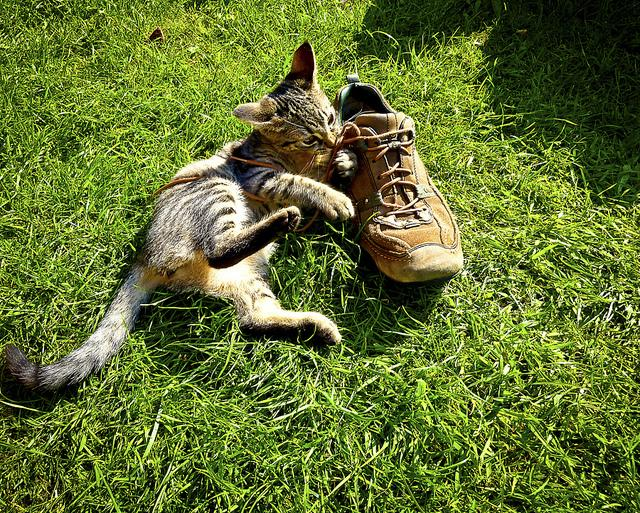
#> input picture ANet/network_tests/Image/000000000575.jpg, 640 x 513 px
$ python -i Utils.py   (imports and definitions only)
#> lines starting #> are read from the running program, lines starting #| are printed output that depends on the picture; after the words box and inside, x2 and y2 are one past the last pixel; in counts of white or black regions, pixels touching at a corner belong together
#> further down, picture is the input picture: shape (513, 640, 3); mean B, G, R 51.4, 113.3, 97.7
from __future__ import print_function

import cmath
import random

import cv2 as cv
import numpy as np
from skimage import morphology as morph
from skimage.measure import regionprops

# from Camouflage2 import PATCH_SIZE
THRESH_MINI = 220  # pixel value above which you want MAX VALUE
THRESH_MAX_VAL = 255  # pixel value above our THRESH_MIN will be converted to this value
MIN_SIZE = 2000


# [5 lines left out: function check_similarity_of_patches, not called in this run]


def converts_sRGBColor_to_RGB_Array(n):
    return n.rgb_r, n.rgb_g, n.rgb_b


def count_distance(p1, p2):
    squared_dist = np.sum((p1 - p2) ** 2, axis=0)
    return np.sqrt(squared_dist)


# [33 lines left out: functions count_covered_area, count_all_filled_pixels, count_circumference, count_circularity, not called in this run]


def normalize_gauss(value, mean, max):
    return ((value - mean) / max + 1) / 2


def gauss_normalize_parameters(parameter_lists):
    return np.mean(parameter_lists), np.amax(parameter_lists)


# https://link.springer.com/content/pdf/10.1007/s001380050101.pdf
def count_rectangularity(patch):
    x1, y1, w, h = cv.boundingRect(patch)
    return count_all_filled_pixels(patch) / (w * h)


def count_aspect_ration(patch):
    x1, y1, w, h = cv.boundingRect(patch)
    return w / h


def extract_crops(threshold, given_img):
    # Standard Canny Edge Detection Implementation
    canny_output = cv.Canny(given_img, threshold, threshold * 2)
    contours, hierarchy = cv.findContours(canny_output, cv.RETR_EXTERNAL, cv.CHAIN_APPROX_SIMPLE)
    contours_poly = [None] * len(contours)
    boundRect = [None] * len(contours)

    for i, c in enumerate(contours):
        contours_poly[i] = cv.approxPolyDP(c, 3, True)
        boundRect[i] = cv.boundingRect(contours_poly[i])

    return given_img[int(boundRect[i][1]):int(boundRect[i][1] + boundRect[i][3]),
           int(boundRect[i][0]):int(boundRect[i][0] + boundRect[i][2])]


# [13 lines left out: function generate_random_background, not called in this run]


def extract_enclose_objects(img):
    # plt.imshow(img)
    # plt.show()
    kernel = np.ones((3, 3), np.uint8)
    img_int = cv.dilate(cv.erode(img, kernel, iterations=1), kernel, iterations=1)
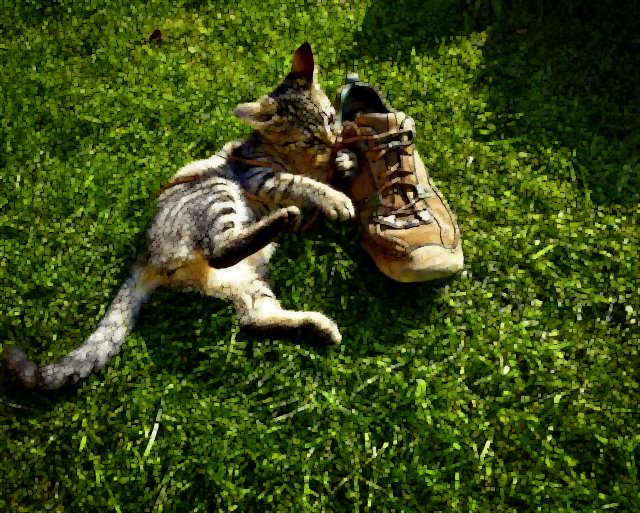
#> img_int: shape (513, 640, 3); mean B, G, R 18.7, 75, 59.4

    labeled = morph.label(img_int, connectivity=2)
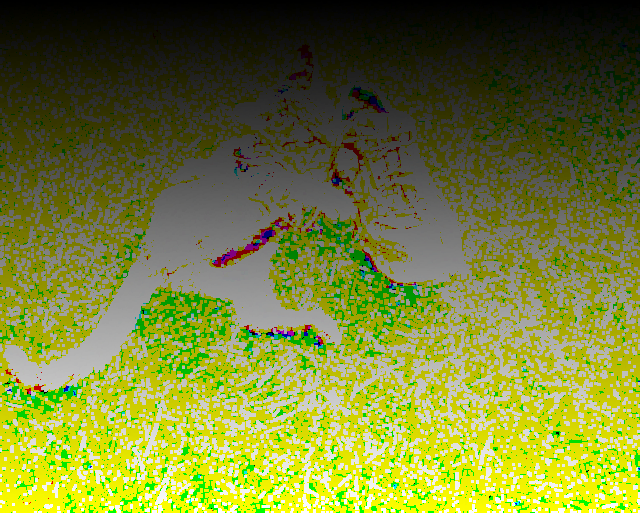
#> labeled: shape (513, 640, 3) int64; mean B, G, R 39024.1, 93986.7, 86962; drawn with min black and max white
    crops = []
    for i in np.unique(labeled)[1:]:
        im_obj = np.zeros(img_int.shape)
        im_obj[labeled == i] = 255
        crops.append(extract_crops(100, np.uint8(im_obj)))
#> this loop made 886 passes
#> contours in extract_crops on passes 1 to 3: [[[1, 0], [1, 1], [0, 2], [1, 2]]], [[[1, 0], [1, 1], [0, 2], [1, 2]]], [[[1, 0], [1, 1], [0, 2], [1, 2]]]
#> pass 1, in extract_crops, `canny_output = cv.Canny(given_img, threshold, threshold * 2)`:
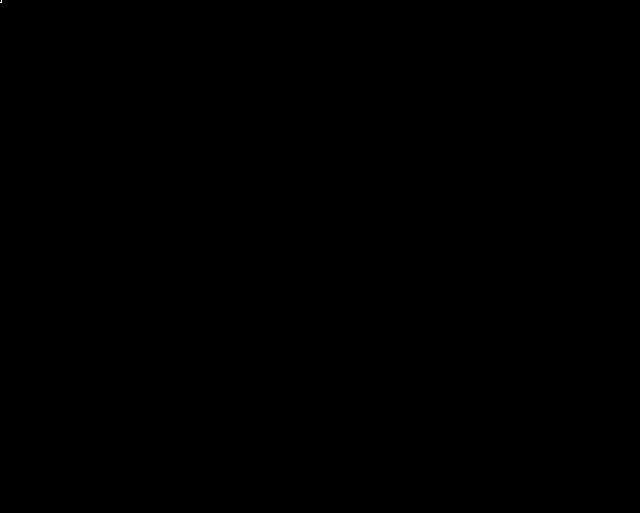
#> canny_output: shape (513, 640); 0% white in thin lines or dots, all inside (x1, y1, x2, y2) = (0, 0, 2, 3)
#> after the loop, crops = 885 items, first 6: [[255, 0, 0]], [[0, 255, 0]], [[0, 0, 255]], [[0, 0, 0]], [[0, 0, 0]], [[0, 0, 0]]

    return crops

    # src_gray = cv.blur(img, (3, 3))
    # th, im_th = cv.threshold(src_gray, THRESH_MINI, THRESH_MAX_VAL, cv.THRESH_BINARY_INV)
    #
    # # Noise and Character Removal
    # im_th = noise_removal(im_th)
    #
    # # filling
    # im_floodfill, im_floodfill_inv = filling(im_th)

    # # cv.imshow("Floodfilled Image", im_floodfill)
    # # cv.imshow("Inverted Floodfilled Image", im_floodfill_inv)
    #
    # # Creating Bounding boxes
    # Stop images from disappearing

>>> import cv2
>>> picture = cv2.imread('ANet/network_tests/Image/000000000575.jpg')
#> (the run stopped early here; a loop or call above may not have finished)

$ run again, on ANet/network_tests/Image/camourflage_00001.jpg
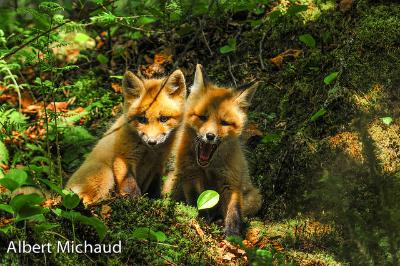
#> input picture ANet/network_tests/Image/camourflage_00001.jpg, 400 x 266 px
#> picture is the input picture: shape (266, 400, 3); mean B, G, R 31.5, 76.2, 77
#> in extract_enclose_objects, `img_int = cv.dilate(cv.erode(img, kernel, iterations=1), kernel, itera..`:
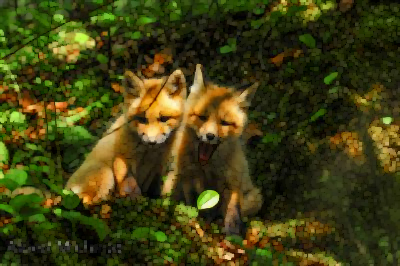
#> img_int: shape (266, 400, 3); mean B, G, R 18.5, 63.4, 64.2
#> in extract_enclose_objects, `labeled = morph.label(img_int, connectivity=2)`:
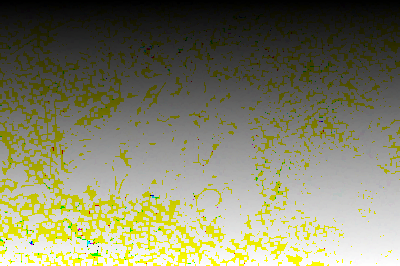
#> labeled: shape (266, 400, 3) int64; mean B, G, R 35028.3, 44000.2, 43854.8; drawn with min black and max white
#> the loop in extract_enclose_objects, `for i in np.unique(labeled)[1:]:` made 1659 passes
#> contours in extract_crops on passes 2, 9, 11: [[[0, 0], [1, 1]]], 4 contours, all with area under 20, [[[4, 0], [5, 1], [6, 1], [5, 1]]]
#> after the loop in extract_enclose_objects, `for i in np.unique(labeled)[1:]:`: crops = 1658 items, first 6: [[255, 0, 0]], [[0, 255, 0]], [[0, 0, 255]], [[0, 0, 0]], [[0, 0, 0]], [[0, 0, 0]]

$ run again, on ANet/network_tests/Image/camourflage_00002.jpg
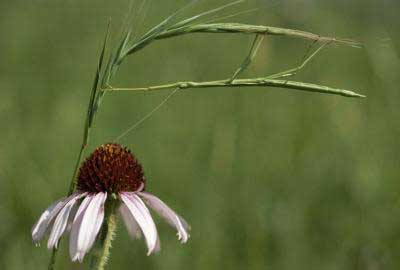
#> input picture ANet/network_tests/Image/camourflage_00002.jpg, 400 x 270 px
#> picture is the input picture: shape (270, 400, 3); mean B, G, R 58.3, 105.7, 95.1
#> in extract_enclose_objects, `img_int = cv.dilate(cv.erode(img, kernel, iterations=1), kernel, itera..`:
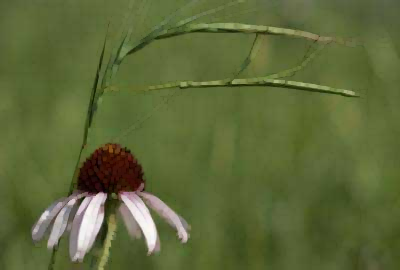
#> img_int: shape (270, 400, 3); mean B, G, R 56.6, 104, 93.4
#> in extract_enclose_objects, `labeled = morph.label(img_int, connectivity=2)`:
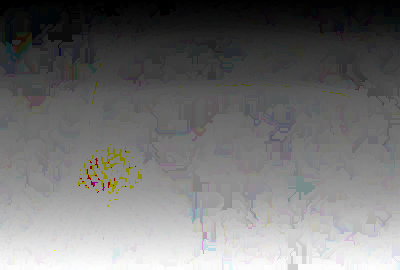
#> labeled: shape (270, 400, 3) int64; mean B, G, R 23485.5, 23510.2, 23541.9; drawn with min black and max white
#> the loop in extract_enclose_objects, `for i in np.unique(labeled)[1:]:` made 823 passes
#> contours in extract_crops on passes 1 to 3: [[[1, 0], [0, 1], [1, 1]]], [[[1, 0], [0, 1], [1, 1]]], [[[1, 0], [0, 1], [1, 1]]]
#> after the loop in extract_enclose_objects, `for i in np.unique(labeled)[1:]:`: crops = 822 items, first 6: [[255, 0, 0]], [[0, 255, 0]], [[0, 0, 255]], [[0, 0, 0]], [[0, 0, 0]], [[0, 0, 0]]
